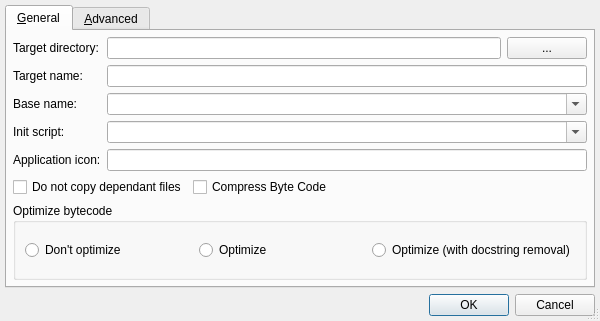
<?xml version="1.0" encoding="UTF-8"?>
<ui version="4.0">
 <class>CxfreezeConfigDialog</class>
 <widget class="QDialog" name="CxfreezeConfigDialog">
  <property name="geometry">
   <rect>
    <x>0</x>
    <y>0</y>
    <width>600</width>
    <height>321</height>
   </rect>
  </property>
  <property name="windowTitle">
   <string>Cxfreeze Configuration</string>
  </property>
  <property name="whatsThis">
   <string>&lt;b&gt;Cxfreeze Configuration&lt;/b&gt;
&lt;p&gt;This dialog is used to configure the cxfreeze (FreezePython) process in order to create a distribution package for the project.&lt;/p&gt;
&lt;p&gt;All files and directories must be given absolute or relative to the project directory.&lt;/p&gt;</string>
  </property>
  <property name="sizeGripEnabled">
   <bool>true</bool>
  </property>
  <layout class="QVBoxLayout">
   <property name="spacing">
    <number>6</number>
   </property>
   <property name="margin">
    <number>5</number>
   </property>
   <item>
    <widget class="QTabWidget" name="tabWidget2">
     <property name="currentIndex">
      <number>0</number>
     </property>
     <widget class="QWidget" name="generalTab">
      <attribute name="title">
       <string>&amp;General</string>
      </attribute>
      <layout class="QGridLayout" name="gridLayout">
       <item row="0" column="0">
        <widget class="QLabel" name="textLabel3">
         <property name="text">
          <string>Target directory:</string>
         </property>
        </widget>
       </item>
       <item row="0" column="1">
        <widget class="QLineEdit" name="targetDirEdit">
         <property name="toolTip">
          <string>Enter the name of the target directory</string>
         </property>
         <property name="whatsThis">
          <string>&lt;p&gt;Enter the name of the directory in which to place the target file and any dependant files.&lt;/p&gt;</string>
         </property>
        </widget>
       </item>
       <item row="0" column="2">
        <widget class="QPushButton" name="targetDirButton">
         <property name="text">
          <string>...</string>
         </property>
        </widget>
       </item>
       <item row="1" column="0">
        <widget class="QLabel" name="textLabel4">
         <property name="text">
          <string>Target name:</string>
         </property>
        </widget>
       </item>
       <item row="1" column="1" colspan="2">
        <widget class="QLineEdit" name="targetNameEdit">
         <property name="toolTip">
          <string>Enter the name of the file to create</string>
         </property>
         <property name="whatsThis">
          <string>&lt;p&gt;Enter the name of the file to create instead of the base name of the script and the extension of the base binary.&lt;/p&gt;</string>
         </property>
        </widget>
       </item>
       <item row="2" column="0">
        <widget class="QLabel" name="textLabel1">
         <property name="text">
          <string>Base name:</string>
         </property>
        </widget>
       </item>
       <item row="2" column="1" colspan="2">
        <widget class="QComboBox" name="basenameCombo">
         <property name="toolTip">
          <string>Enter the name of a file on which to base the target file</string>
         </property>
         <property name="editable">
          <bool>true</bool>
         </property>
         <property name="insertPolicy">
          <enum>QComboBox::InsertAtTop</enum>
         </property>
         <property name="autoCompletion">
          <bool>true</bool>
         </property>
         <property name="duplicatesEnabled">
          <bool>false</bool>
         </property>
        </widget>
       </item>
       <item row="3" column="0">
        <widget class="QLabel" name="textLabel2">
         <property name="text">
          <string>Init script:</string>
         </property>
        </widget>
       </item>
       <item row="3" column="1" colspan="2">
        <widget class="QComboBox" name="initscriptCombo">
         <property name="toolTip">
          <string>Enter name of script which will be executed upon startup</string>
         </property>
         <property name="editable">
          <bool>true</bool>
         </property>
         <property name="insertPolicy">
          <enum>QComboBox::InsertAtTop</enum>
         </property>
         <property name="autoCompletion">
          <bool>true</bool>
         </property>
         <property name="duplicatesEnabled">
          <bool>false</bool>
         </property>
        </widget>
       </item>
       <item row="4" column="0">
        <widget class="QLabel" name="textLabel5_2">
         <property name="text">
          <string>Application icon:</string>
         </property>
        </widget>
       </item>
       <item row="4" column="1" colspan="2">
        <widget class="QLineEdit" name="applicationIconEdit">
         <property name="toolTip">
          <string>Enter the name of the application icon.</string>
         </property>
        </widget>
       </item>
       <item row="5" column="0" colspan="3">
        <layout class="QHBoxLayout" name="horizontalLayout">
         <item>
          <widget class="QCheckBox" name="keeppathCheckBox">
           <property name="toolTip">
            <string>Select to disable copying of dependent files to the target directory</string>
           </property>
           <property name="text">
            <string>Do not copy dependant files</string>
           </property>
          </widget>
         </item>
         <item>
          <widget class="QCheckBox" name="compressCheckBox">
           <property name="toolTip">
            <string>Select to compress the byte code in zip files</string>
           </property>
           <property name="text">
            <string>Compress Byte Code</string>
           </property>
          </widget>
         </item>
         <item>
          <spacer name="horizontalSpacer">
           <property name="orientation">
            <enum>Qt::Horizontal</enum>
           </property>
           <property name="sizeHint" stdset="0">
            <size>
             <width>40</width>
             <height>20</height>
            </size>
           </property>
          </spacer>
         </item>
        </layout>
       </item>
       <item row="6" column="0" colspan="3">
        <widget class="QGroupBox" name="optimizeGroup">
         <property name="toolTip">
          <string>Select to optimize generated bytecode</string>
         </property>
         <property name="title">
          <string>Optimize bytecode</string>
         </property>
         <layout class="QHBoxLayout">
          <property name="spacing">
           <number>6</number>
          </property>
          <property name="margin">
           <number>9</number>
          </property>
          <item>
           <widget class="QRadioButton" name="nooptimizeRadioButton">
            <property name="text">
             <string>Don't optimize</string>
            </property>
           </widget>
          </item>
          <item>
           <widget class="QRadioButton" name="optimizeRadioButton">
            <property name="toolTip">
             <string>Select to optimize the generated bytecode</string>
            </property>
            <property name="text">
             <string>Optimize</string>
            </property>
           </widget>
          </item>
          <item>
           <widget class="QRadioButton" name="optimizeDocRadioButton">
            <property name="toolTip">
             <string>Select to optimize the generated bytecode and remove doc strings</string>
            </property>
            <property name="text">
             <string>Optimize (with docstring removal)</string>
            </property>
           </widget>
          </item>
         </layout>
        </widget>
       </item>
      </layout>
     </widget>
     <widget class="QWidget" name="advancedTab">
      <attribute name="title">
       <string>&amp;Advanced</string>
      </attribute>
      <layout class="QGridLayout">
       <property name="margin">
        <number>0</number>
       </property>
       <property name="spacing">
        <number>6</number>
       </property>
       <item row="0" column="0">
        <widget class="QLabel" name="textLabel2_2">
         <property name="toolTip">
          <string/>
         </property>
         <property name="whatsThis">
          <string/>
         </property>
         <property name="text">
          <string>Default path</string>
         </property>
        </widget>
       </item>
       <item row="0" column="1" colspan="2">
        <widget class="QLineEdit" name="defaultPathEdit">
         <property name="toolTip">
          <string>Enter directories to initialize sys.path</string>
         </property>
         <property name="whatsThis">
          <string>&lt;p&gt;Enter a list of paths separated by the standard path separator, which will be used to initialize sys.path prior to running the module finder.&lt;/p&gt;</string>
         </property>
        </widget>
       </item>
       <item row="1" column="1" colspan="2">
        <widget class="QLineEdit" name="includePathEdit">
         <property name="toolTip">
          <string>Enter directories to modify sys.path</string>
         </property>
         <property name="whatsThis">
          <string>&lt;p&gt;Enter a list of paths separated by the standard path separator, which will be used to modify sys.path prior to running the module finder.&lt;/p&gt;</string>
         </property>
        </widget>
       </item>
       <item row="1" column="0">
        <widget class="QLabel" name="textLabel3_2">
         <property name="text">
          <string>Include path</string>
         </property>
        </widget>
       </item>
       <item row="2" column="0">
        <widget class="QLabel" name="textLabel4_2">
         <property name="text">
          <string>Replace paths:</string>
         </property>
        </widget>
       </item>
       <item row="2" column="1" colspan="2">
        <widget class="QLineEdit" name="replacePathsEdit">
         <property name="toolTip">
          <string>Enter replacement directives</string>
         </property>
         <property name="whatsThis">
          <string>&lt;p&gt;Enter replacement directives used to replace all the paths in modules found. Please see cx_Freeze docu for details.&lt;/p&gt;</string>
         </property>
        </widget>
       </item>
       <item row="3" column="0">
        <widget class="QLabel" name="textLabel5">
         <property name="text">
          <string>Include modules:</string>
         </property>
        </widget>
       </item>
       <item row="3" column="1" colspan="2">
        <widget class="QLineEdit" name="includeModulesEdit">
         <property name="toolTip">
          <string>Enter a comma separated list of modules to include</string>
         </property>
        </widget>
       </item>
       <item row="4" column="0">
        <widget class="QLabel" name="textLabel6">
         <property name="text">
          <string>Exclude modules:</string>
         </property>
        </widget>
       </item>
       <item row="4" column="1" colspan="2">
        <widget class="QLineEdit" name="excludeModulesEdit">
         <property name="toolTip">
          <string>Enter a comma separated list of modules to exclude</string>
         </property>
        </widget>
       </item>
       <item row="5" column="1">
        <widget class="QLineEdit" name="extListFileEdit">
         <property name="toolTip">
          <string>Enter the name of a file in which to place the list of included modules</string>
         </property>
        </widget>
       </item>
       <item row="5" column="0">
        <widget class="QLabel" name="textLabel7">
         <property name="text">
          <string>External list file:</string>
         </property>
        </widget>
       </item>
       <item row="5" column="2">
        <widget class="QPushButton" name="extListFileButton">
         <property name="toolTip">
          <string>Press to select the external list file via a file selection dialog</string>
         </property>
         <property name="text">
          <string>...</string>
         </property>
        </widget>
       </item>
       <item row="6" column="1">
        <spacer name="verticalSpacer">
         <property name="orientation">
          <enum>Qt::Vertical</enum>
         </property>
         <property name="sizeHint" stdset="0">
          <size>
           <width>20</width>
           <height>40</height>
          </size>
         </property>
        </spacer>
       </item>
      </layout>
     </widget>
    </widget>
   </item>
   <item>
    <widget class="QDialogButtonBox" name="buttonBox">
     <property name="orientation">
      <enum>Qt::Horizontal</enum>
     </property>
     <property name="standardButtons">
      <set>QDialogButtonBox::Cancel|QDialogButtonBox::Ok</set>
     </property>
    </widget>
   </item>
  </layout>
 </widget>
 <layoutdefault spacing="6" margin="6"/>
 <pixmapfunction>qPixmapFromMimeSource</pixmapfunction>
 <tabstops>
  <tabstop>tabWidget2</tabstop>
  <tabstop>targetDirEdit</tabstop>
  <tabstop>targetDirButton</tabstop>
  <tabstop>targetNameEdit</tabstop>
  <tabstop>basenameCombo</tabstop>
  <tabstop>initscriptCombo</tabstop>
  <tabstop>applicationIconEdit</tabstop>
  <tabstop>keeppathCheckBox</tabstop>
  <tabstop>compressCheckBox</tabstop>
  <tabstop>nooptimizeRadioButton</tabstop>
  <tabstop>optimizeRadioButton</tabstop>
  <tabstop>optimizeDocRadioButton</tabstop>
  <tabstop>defaultPathEdit</tabstop>
  <tabstop>includePathEdit</tabstop>
  <tabstop>replacePathsEdit</tabstop>
  <tabstop>includeModulesEdit</tabstop>
  <tabstop>excludeModulesEdit</tabstop>
  <tabstop>extListFileEdit</tabstop>
  <tabstop>extListFileButton</tabstop>
  <tabstop>buttonBox</tabstop>
 </tabstops>
 <resources/>
 <connections>
  <connection>
   <sender>buttonBox</sender>
   <signal>accepted()</signal>
   <receiver>CxfreezeConfigDialog</receiver>
   <slot>accept()</slot>
   <hints>
    <hint type="sourcelabel">
     <x>47</x>
     <y>259</y>
    </hint>
    <hint type="destinationlabel">
     <x>47</x>
     <y>276</y>
    </hint>
   </hints>
  </connection>
  <connection>
   <sender>buttonBox</sender>
   <signal>rejected()</signal>
   <receiver>CxfreezeConfigDialog</receiver>
   <slot>reject()</slot>
   <hints>
    <hint type="sourcelabel">
     <x>156</x>
     <y>258</y>
    </hint>
    <hint type="destinationlabel">
     <x>156</x>
     <y>275</y>
    </hint>
   </hints>
  </connection>
 </connections>
</ui>
